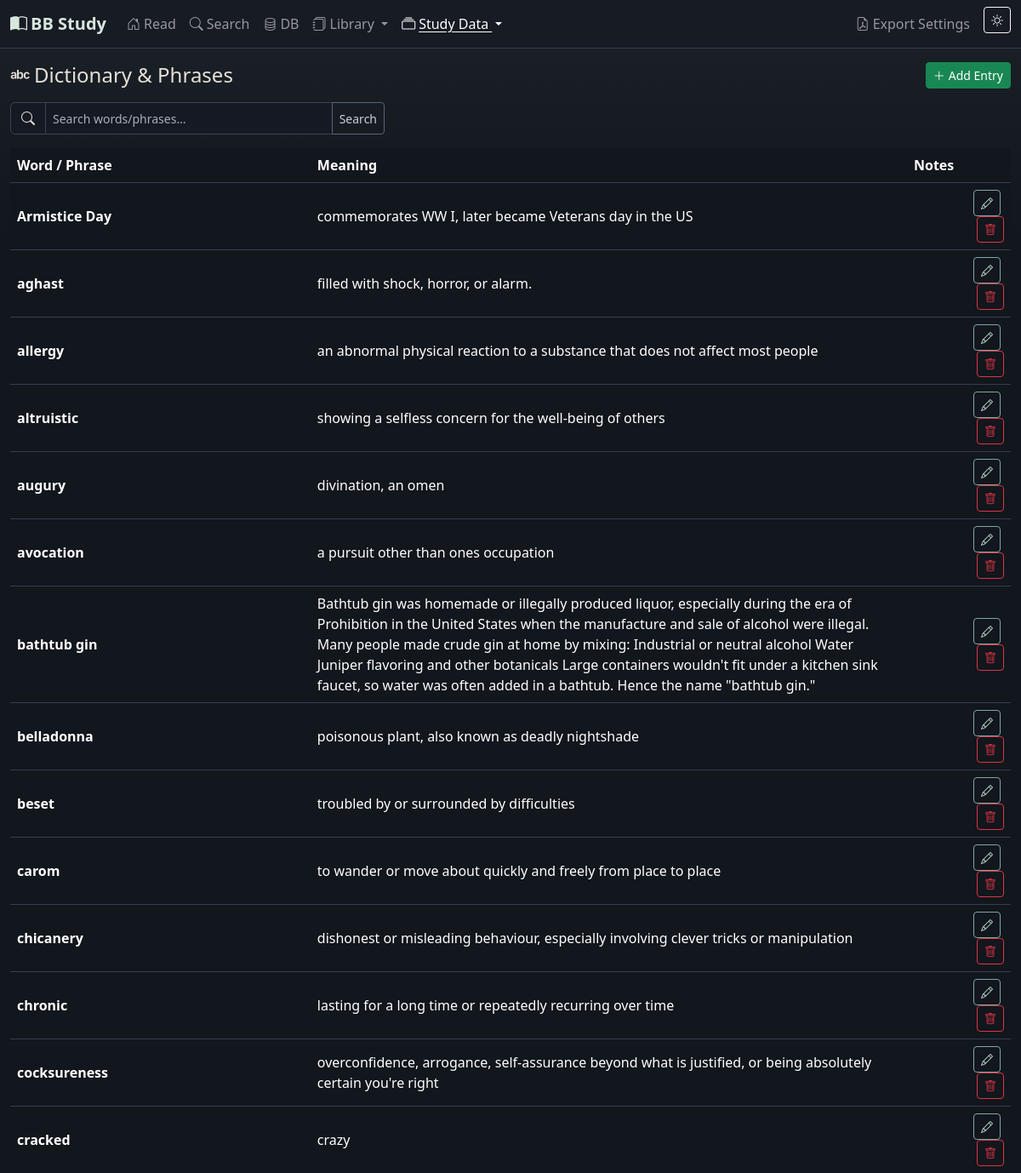
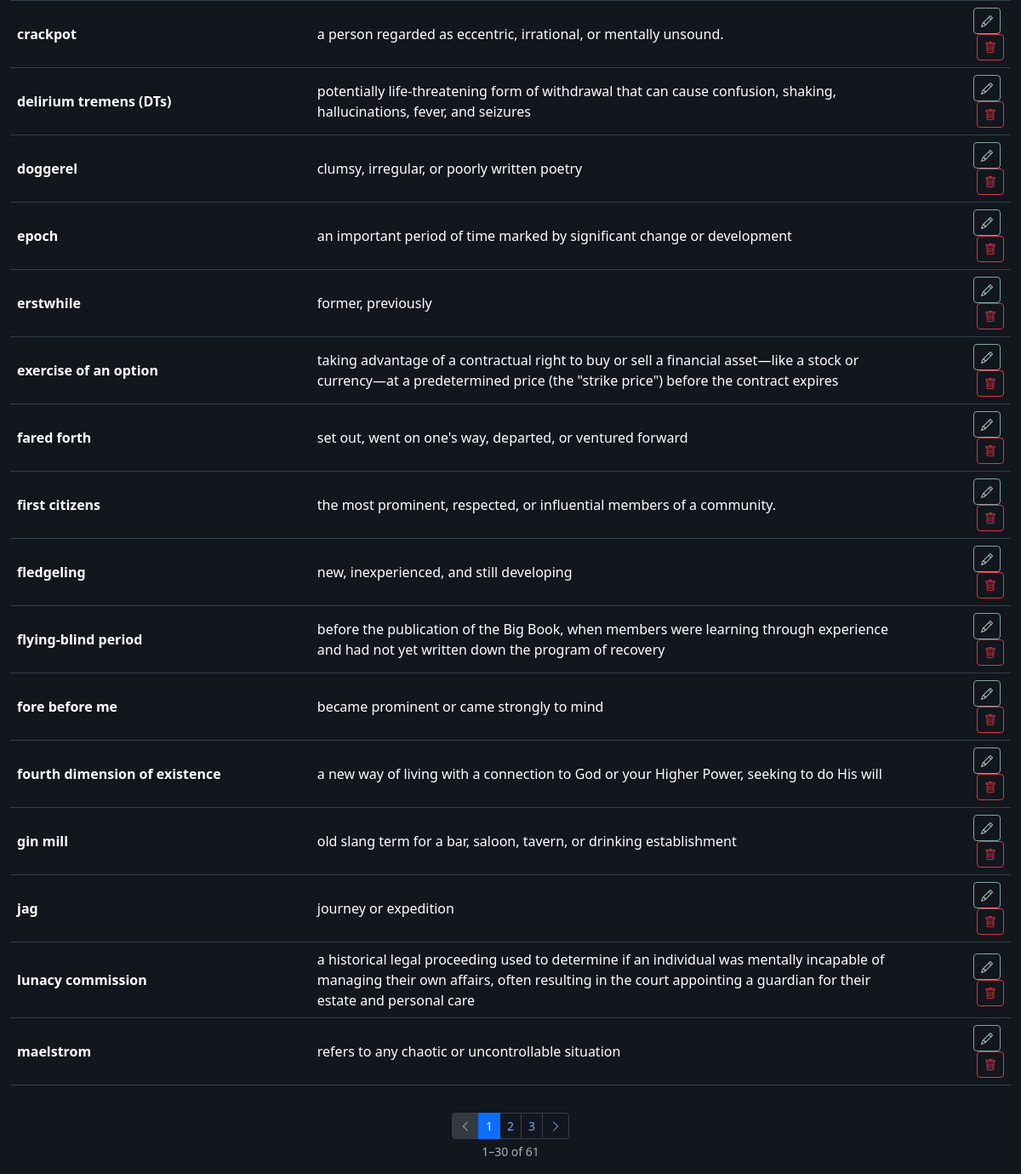
The page /dictionary on the database as committed earlier (2 pictures, top to bottom).
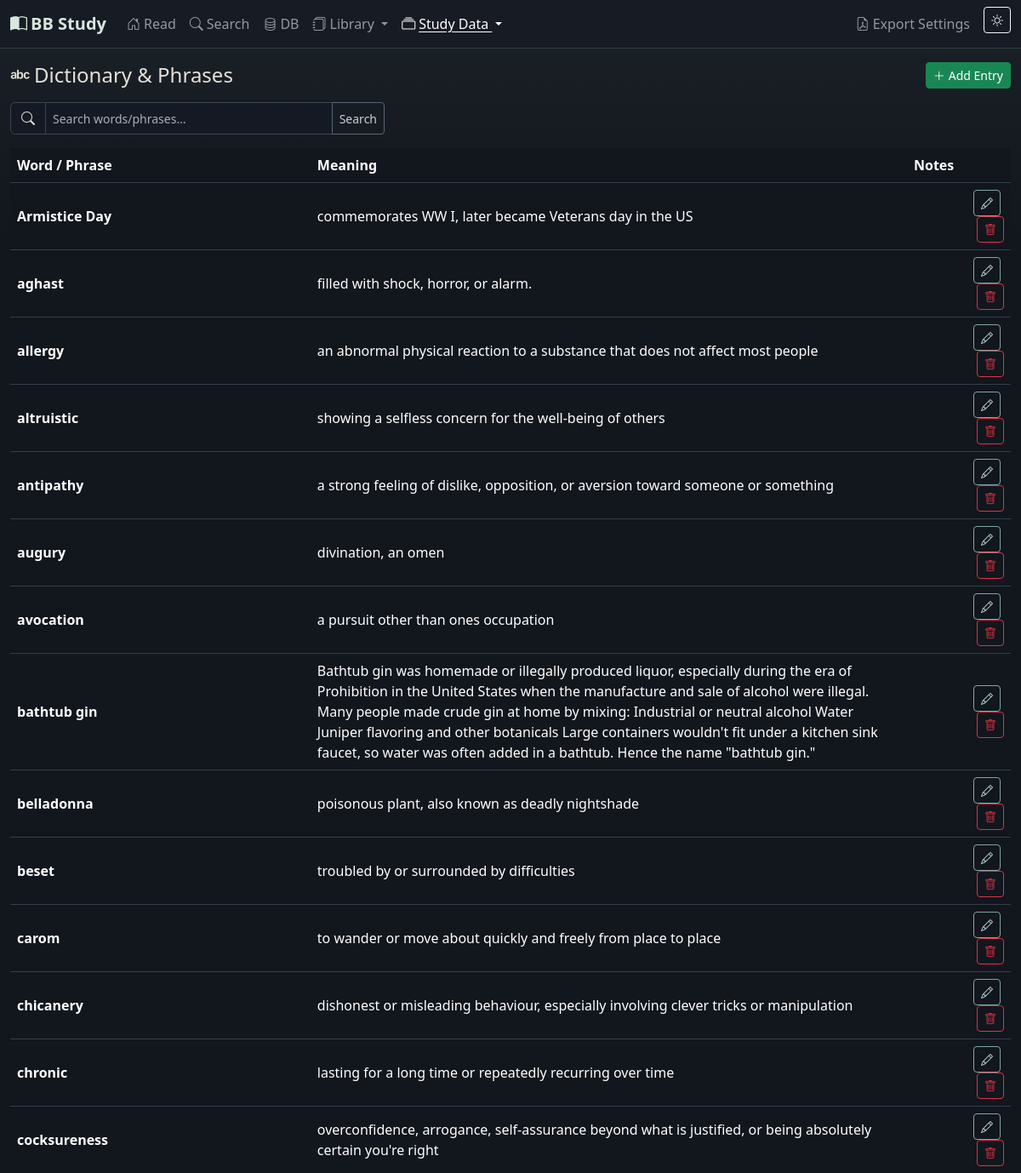
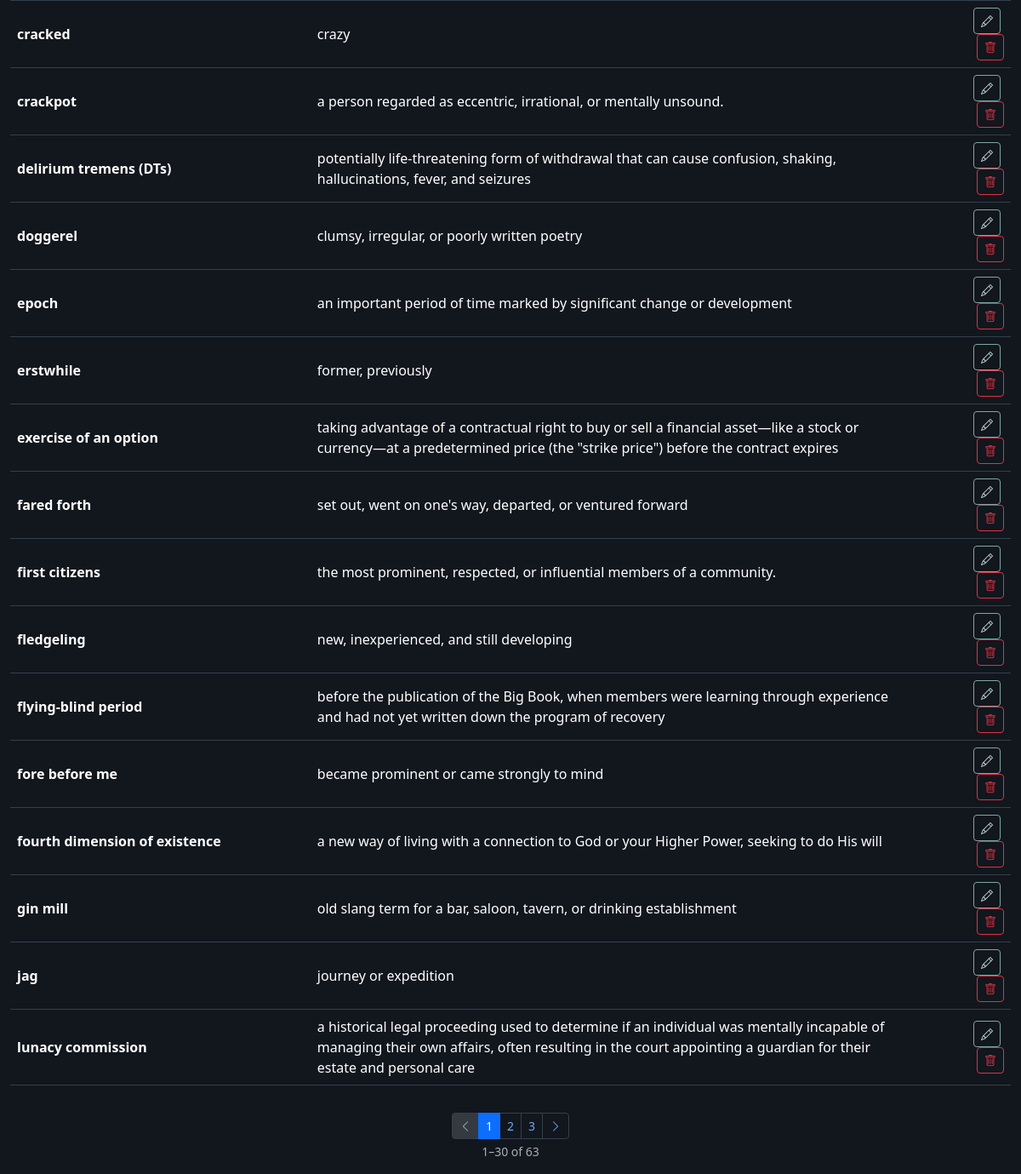
The same page on the database as committed later (2 pictures, top to bottom).
### app/models.py (models this page shows)
class Dictionary(db.Model):
    __tablename__ = 'dictionary'
    id = db.Column(db.Integer, primary_key=True)
    word_phrase = db.Column(db.String(500), nullable=False)
    meaning = db.Column(db.Text, nullable=False)
    notes = db.Column(db.Text)
    created_at = db.Column(db.DateTime, default=datetime.utcnow)
    locations = db.relationship('DictionaryLookup', backref='entry', lazy=True, cascade='all, delete-orphan')
    def to_dict(self):
        return {
            'id': self.id,
            'word_phrase': self.word_phrase,
            'meaning': self.meaning,
            'notes': self.notes,
            'created_at': self.created_at.isoformat() if self.created_at else None,
        }

### app/routes/main.py (the view)
@main_bp.route('/dictionary')
def dictionary():
    from ..models import Dictionary
    pg = request.args.get('pg', 1, type=int)
    search_q = request.args.get('q', '').strip()
    query = Dictionary.query.order_by(Dictionary.word_phrase)
    if search_q:
        like = f'%{search_q}%'
        query = query.filter(
            Dictionary.word_phrase.ilike(like) | Dictionary.meaning.ilike(like)
        )
    pagination = query.paginate(page=pg, per_page=30, error_out=False)
    return render_template('dictionary.html', theme=get_theme(), entries=pagination.items,
                           pagination=pagination, search_q=search_q)

### app/routes/main.py (called while the page is built)
def get_theme():
    s = Setting.query.filter_by(key='theme').first()
    return s.value

### app/templates/dictionary.html (shortened to what this page needs)
{% extends 'base.html' %}
{% from '_pagination.html' import render as paginate %}
{% block content %}
<div class="d-flex justify-content-between align-items-center mb-3">
  <h4 class="mb-0"><i class="bi bi-alphabet me-1"></i>Dictionary &amp; Phrases</h4>
  <button class="btn btn-sm btn-success" data-bs-toggle="modal" data-bs-target="#dictModal" onclick="openDictModal()">
    <i class="bi bi-plus-lg me-1"></i>Add Entry
  </button>
</div>
<form class="input-group mb-3" method="get" style="max-width:440px;">
  <span class="input-group-text"><i class="bi bi-search"></i></span>
  <input type="text" class="form-control form-control-sm" name="q"
         placeholder="Search words/phrases…" value="{{ search_q }}"
         aria-label="Search dictionary">
  <button class="btn btn-outline-secondary btn-sm" type="submit">Search</button>
</form>
<div class="table-responsive">
  <table class="table table-hover align-middle" id="dictTable">
    <thead>
      <tr><th style="width:30%">Word / Phrase</th><th>Meaning</th><th>Notes</th><th></th></tr>
    </thead>
    <tbody>
      {% for e in entries %}
      <tr data-id="{{ e.id }}">
        <td class="fw-semibold">{{ e.word_phrase }}</td>
        <td>{{ e.meaning }}</td>
        <td class="text-muted small">{{ e.notes or '' }}</td>
        <td class="text-end">
          <button class="btn btn-sm btn-outline-primary me-1"
                  onclick="openDictModal({{ e.to_dict()|tojson }})">
            <i class="bi bi-pencil"></i>
          </button>
          <button class="btn btn-sm btn-outline-danger"
                  onclick="deleteDict({{ e.id }})">
            <i class="bi bi-trash"></i>
          </button>
        </td>
      </tr>
      {% else %}
      <tr><td colspan="4" class="text-muted text-center">No entries yet.</td></tr>
      {% endfor %}
    </tbody>
  </table>
</div>
{{ paginate(pagination, 'main.dictionary', extra_args={'q': search_q}) }}
{% endblock %}

Rows that differ between the two databases and show on the page:
no longer on this page (row unchanged): Dictionary: word_phrase "maelstrom", meaning "refers to any chaotic or uncontrollable situation"
added Dictionary: word_phrase "antipathy", meaning "a strong feeling of dislike, opposition, or aversion toward someone or something"
Other text that changed with them:
{{ pagination.total }}: "61" → "63"
